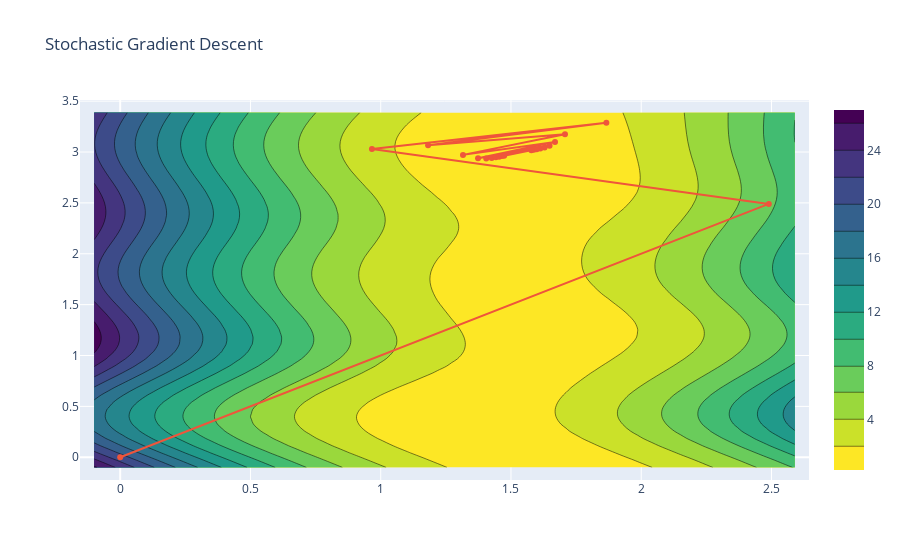

Notebook code cell kept with this figure:
### Code cell
contour_plot('Stochastic Gradient Descent', thetas_stoch, average_squared_loss, sin_model, x, y)
